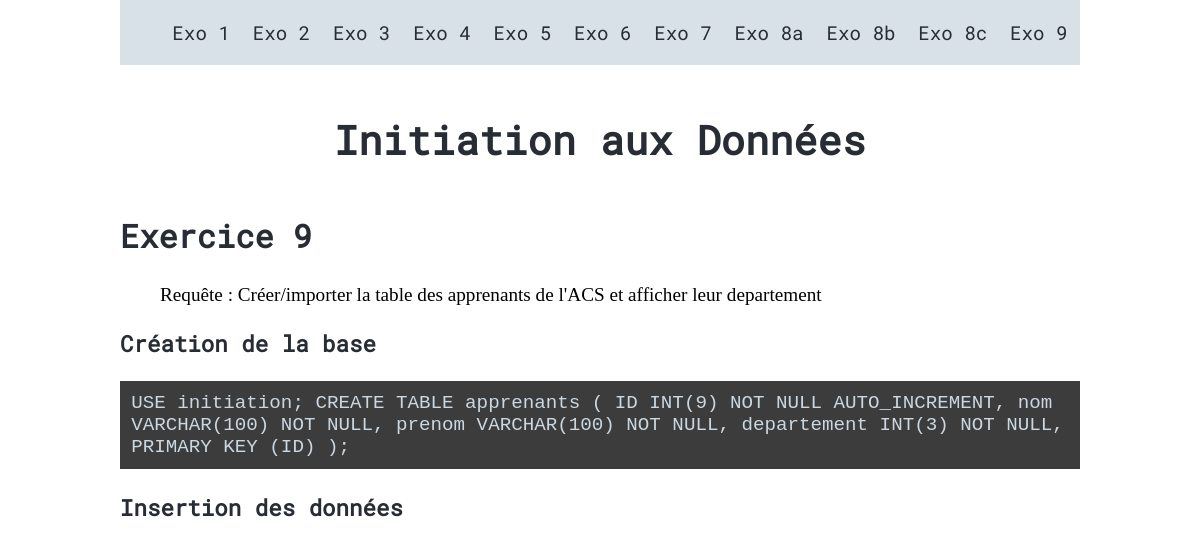
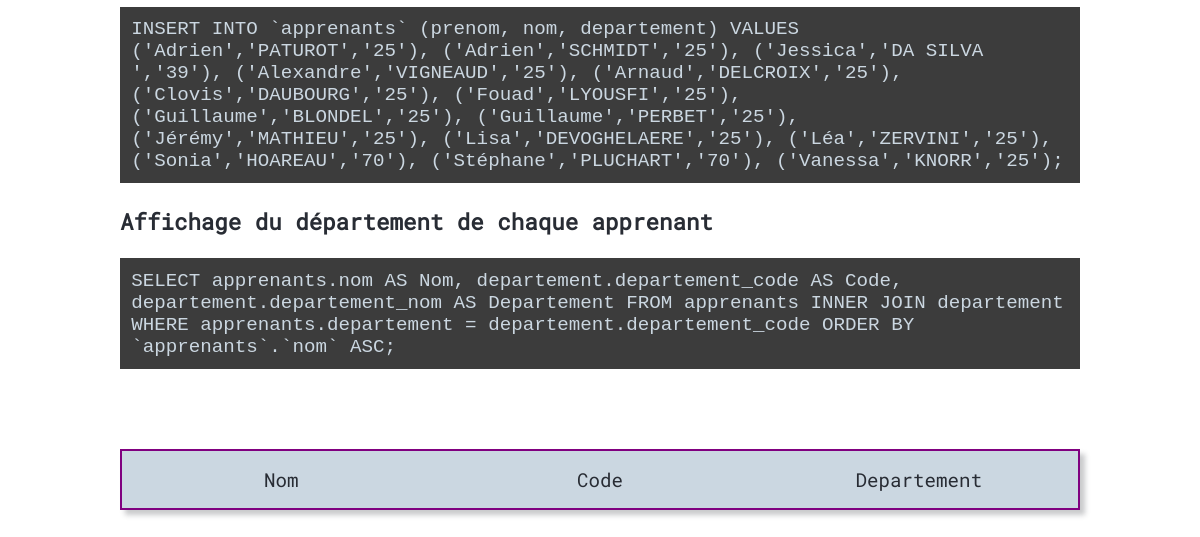
/exercice9.php, run on an earlier commit of the app's database (2 pictures, top to bottom).
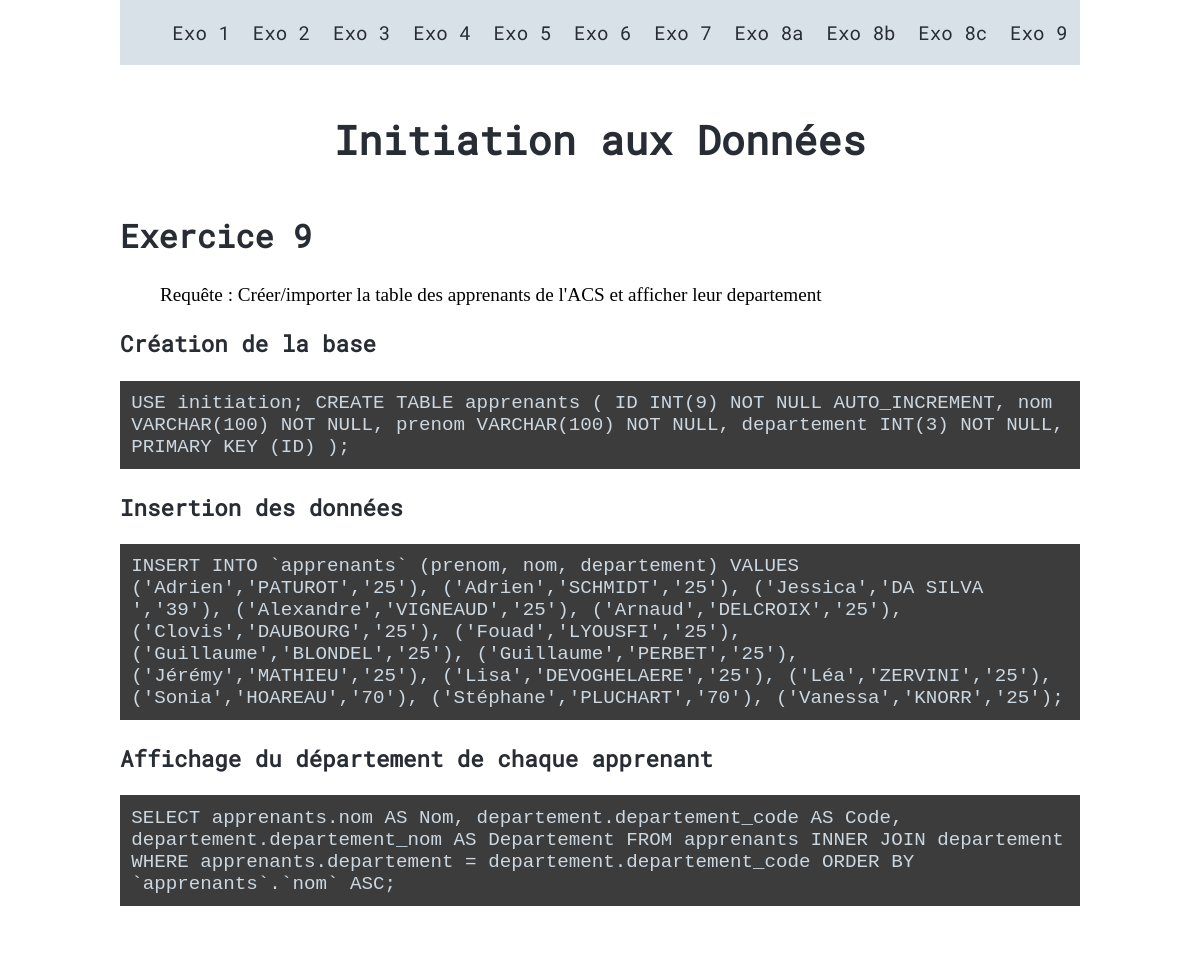
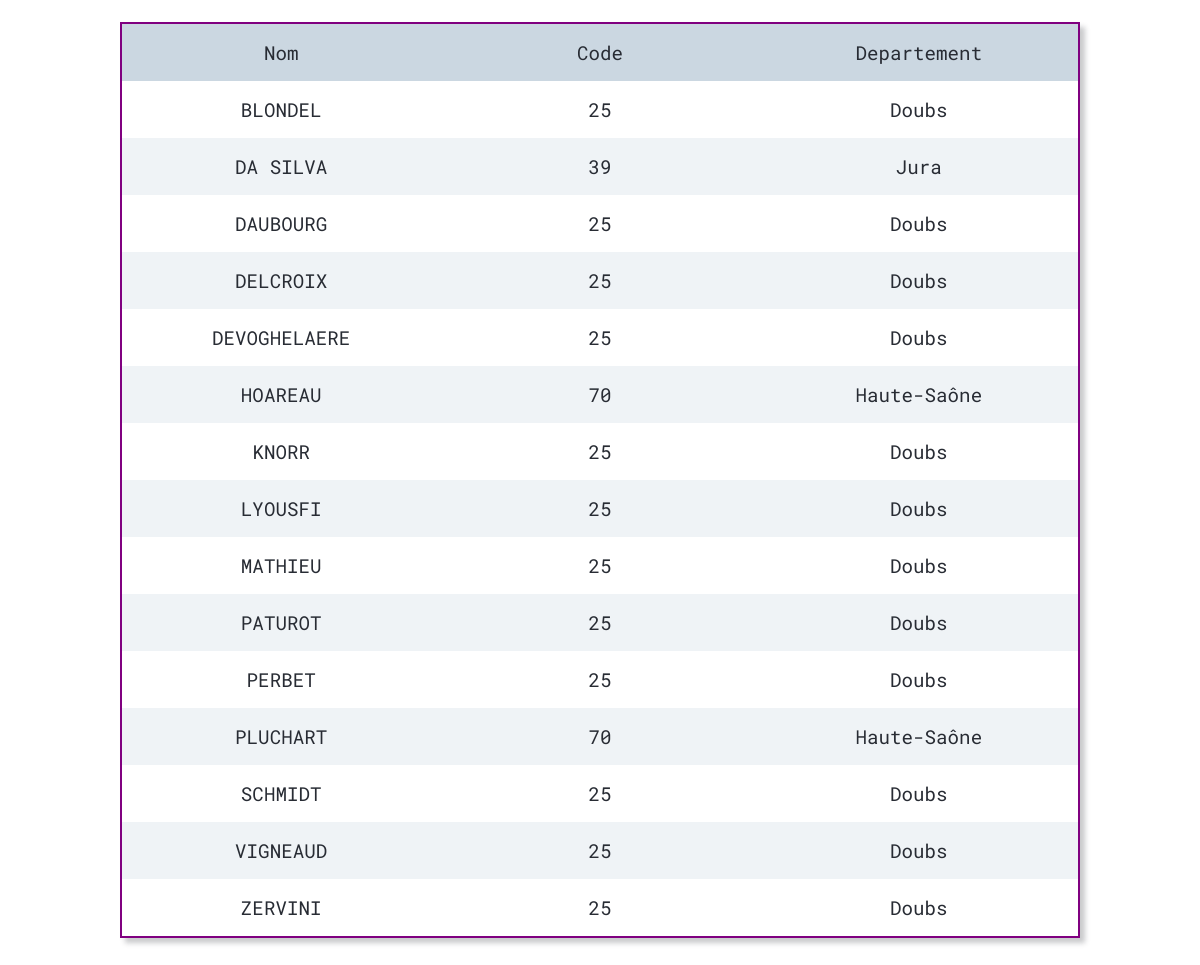
And on a later commit of the database (2 pictures, top to bottom).
### tables this page shows
CREATE TABLE apprenants (
  ID INT(9) NOT NULL AUTO_INCREMENT,
  nom VARCHAR(100) NOT NULL,
  prenom VARCHAR(100) NOT NULL,
  departement INT(3) NOT NULL,
  PRIMARY KEY (ID)
);

CREATE TABLE `departement` (
  `departement_id` int(11) NOT NULL AUTO_INCREMENT,
  `departement_code` varchar(3) DEFAULT NULL,
  `departement_nom` varchar(255) DEFAULT NULL,
  `departement_nom_uppercase` varchar(255) DEFAULT NULL,
  `departement_slug` varchar(255) DEFAULT NULL,
  `departement_nom_soundex` varchar(20) DEFAULT NULL,
  PRIMARY KEY (`departement_id`),
  KEY `departement_slug` (`departement_slug`),
  KEY `departement_code` (`departement_code`),
  KEY `departement_nom_soundex` (`departement_nom_soundex`)
);

### exercice9.php (the view)
<?php require_once "header.php"; ?>
<?php require_once "db-connect.php"; ?>
<main>
  <h2>Exercice 9</h2>
  <blockquote>Requête : Créer/importer la table des apprenants de l'ACS et afficher leur departement </blockquote>
  <h3>Création de la base</h3>
  <code>
    USE initiation;
    CREATE TABLE apprenants (
    ID INT(9) NOT NULL AUTO_INCREMENT,
    nom VARCHAR(100) NOT NULL,
    prenom VARCHAR(100) NOT NULL,
    departement INT(3) NOT NULL,
    PRIMARY KEY (ID)
    );
  </code>
  <h3>Insertion des données</h3>
  <code>
    INSERT INTO `apprenants` (prenom, nom, departement)
    VALUES
    ('Adrien','PATUROT','25'),
    ('Adrien','SCHMIDT','25'),
    ('Jessica','DA SILVA ','39'),
    ('Alexandre','VIGNEAUD','25'),
    ('Arnaud','DELCROIX','25'),
    ('Clovis','DAUBOURG','25'),
    ('Fouad','LYOUSFI','25'),
    ('Guillaume','BLONDEL','25'),
    ('Guillaume','PERBET','25'),
    ('Jérémy','MATHIEU','25'),
    ('Lisa','DEVOGHELAERE','25'),
    ('Léa','ZERVINI','25'),
    ('Sonia','HOAREAU','70'),
    ('Stéphane','PLUCHART','70'),
    ('Vanessa','KNORR','25');
  </code>
  <h3>Affichage du département de chaque apprenant</h3>
  <code>
    SELECT
    apprenants.nom AS Nom,
    departement.departement_code AS Code,
    departement.departement_nom AS Departement
    FROM apprenants
    INNER JOIN departement
    WHERE apprenants.departement = departement.departement_code
    ORDER BY `apprenants`.`nom` ASC;
  </code>
  <table>
    <tr>
      <td class="coloredbg">Nom</td>
      <td class="coloredbg">Code</td>
      <td class="coloredbg">Departement</td>
    </tr>
    <?php
    $sql="SELECT apprenants.nom AS Nom, departement.departement_code AS Code, departement.departement_nom AS Departement FROM apprenants INNER JOIN departement WHERE apprenants.departement = departement.departement_code ORDER BY `apprenants`.`nom` ASC; ";
    if(!$connexion->query($sql)) echo "Y a un bug dans la matrice mec";
    else{
      ?>
      <?php
      foreach ($connexion->query($sql) as $row)
        echo "<tr><td>" .$row['Nom']. "</td><td>" . $row['Code']. "</td><td>" . $row['Departement']. "</td></tr>\n";
      ?>
    </table>
  <?php } ?>
</main>
</body>
</html>

### header.php (shortened to what this page needs)
<!DOCTYPE html>
<html lang="fr">
<head>
    <link rel="stylesheet" href="styles.css">
</head>
<body>
  <div>
  	<header>
  		 <nav>
  			<ul>
  			  <li class="menu-item"><a href="index.php">Exo 1</a></li>
  			  <li class="menu-item"><a href="exercice2.php">Exo 2</a></li>
  			  <li class="menu-item"><a href="exercice3.php">Exo 3</a></li>
  			  <li class="menu-item"><a href="exercice4.php">Exo 4</a></li>
  			  <li class="menu-item"><a href="exercice5.php">Exo 5</a></li>
  			  <li class="menu-item"><a href="exercice6.php">Exo 6</a></li>
  			  <li class="menu-item"><a href="exercice7.php">Exo 7</a></li>
  			  <li class="menu-item"><a href="exercice8a.php">Exo 8a</a></li>
  			  <li class="menu-item"><a href="exercice8b.php">Exo 8b</a></li>
  			  <li class="menu-item"><a href="exercice8c.php">Exo 8c</a></li>
  			  <li class="menu-item"><a href="exercice9.php">Exo 9</a></li>
  		</ul>
  		</nav>
  	  <h1>Initiation aux Données</h1>
  	</header>

### styles.css (style rules this page uses)
body { margin: 0; padding: 0; font-size: 1.2rem; }
body > div { width: 80%; max-width: 1140px; margin: 0 auto; }
nav { background-color: rgba(203, 215, 225, 0.75); padding: 1px; }
ul { display: flex; align-items: center; justify-content: space-around; }
li { list-style: none; }
a, a:visited { text-decoration: none; }
h1 { text-align: center; letter-spacing: 0.01rem; margin-top: 3rem; margin-bottom: 3rem; font-size: 2.5rem; }
h1, h2, h3, p, a, td { font-family: 'Roboto', sans-serif; color: rgb(40,44,52); }
h2 { font-size: 2rem; }
table { margin-top: 5rem; margin-bottom: 5rem; table-layout: fixed; width: 100%; border-collapse: collapse; border: 2px solid purple; box-shadow: 5px 5px 5px 0px rgba(40, 44, 52, 0.25); }
tr:nth-child(odd) { background-color: #CBD7E14F; }
tr, td { text-align: center; }
td { padding: 1rem; }
code { font-family: 'Courrier New', monospace, sans-serif; background-color: #3c3c3c;; color: #CBD7E1; padding: 0.7rem; font-size: 1.2rem; display: block; }
blockquote { font-size: 1.2rem; }
.coloredbg { background-color: #CBD7E1; }

What changed in the data, as far as the page shows it:
added apprenants: nom "BLONDEL", departement.departement_code "25", departement.departement_nom "Doubs"
added apprenants: nom "DA SILVA", departement.departement_code "39", departement.departement_nom "Jura"
added apprenants: nom "DAUBOURG", departement.departement_code "25", departement.departement_nom "Doubs"
added apprenants: nom "DELCROIX", departement.departement_code "25", departement.departement_nom "Doubs"
added apprenants: nom "DEVOGHELAERE", departement.departement_code "25", departement.departement_nom "Doubs"
added apprenants: nom "HOAREAU", departement.departement_code "70", departement.departement_nom "Haute-Saône"
added apprenants: nom "KNORR", departement.departement_code "25", departement.departement_nom "Doubs"
added apprenants: nom "LYOUSFI", departement.departement_code "25", departement.departement_nom "Doubs"
added apprenants: nom "MATHIEU", departement.departement_code "25", departement.departement_nom "Doubs"
added apprenants: nom "PATUROT", departement.departement_code "25", departement.departement_nom "Doubs"
added apprenants: nom "PERBET", departement.departement_code "25", departement.departement_nom "Doubs"
added apprenants: nom "PLUCHART", departement.departement_code "70", departement.departement_nom "Haute-Saône"
added apprenants: nom "SCHMIDT", departement.departement_code "25", departement.departement_nom "Doubs"
added apprenants: nom "VIGNEAUD", departement.departement_code "25", departement.departement_nom "Doubs"
added apprenants: nom "ZERVINI", departement.departement_code "25", departement.departement_nom "Doubs"
